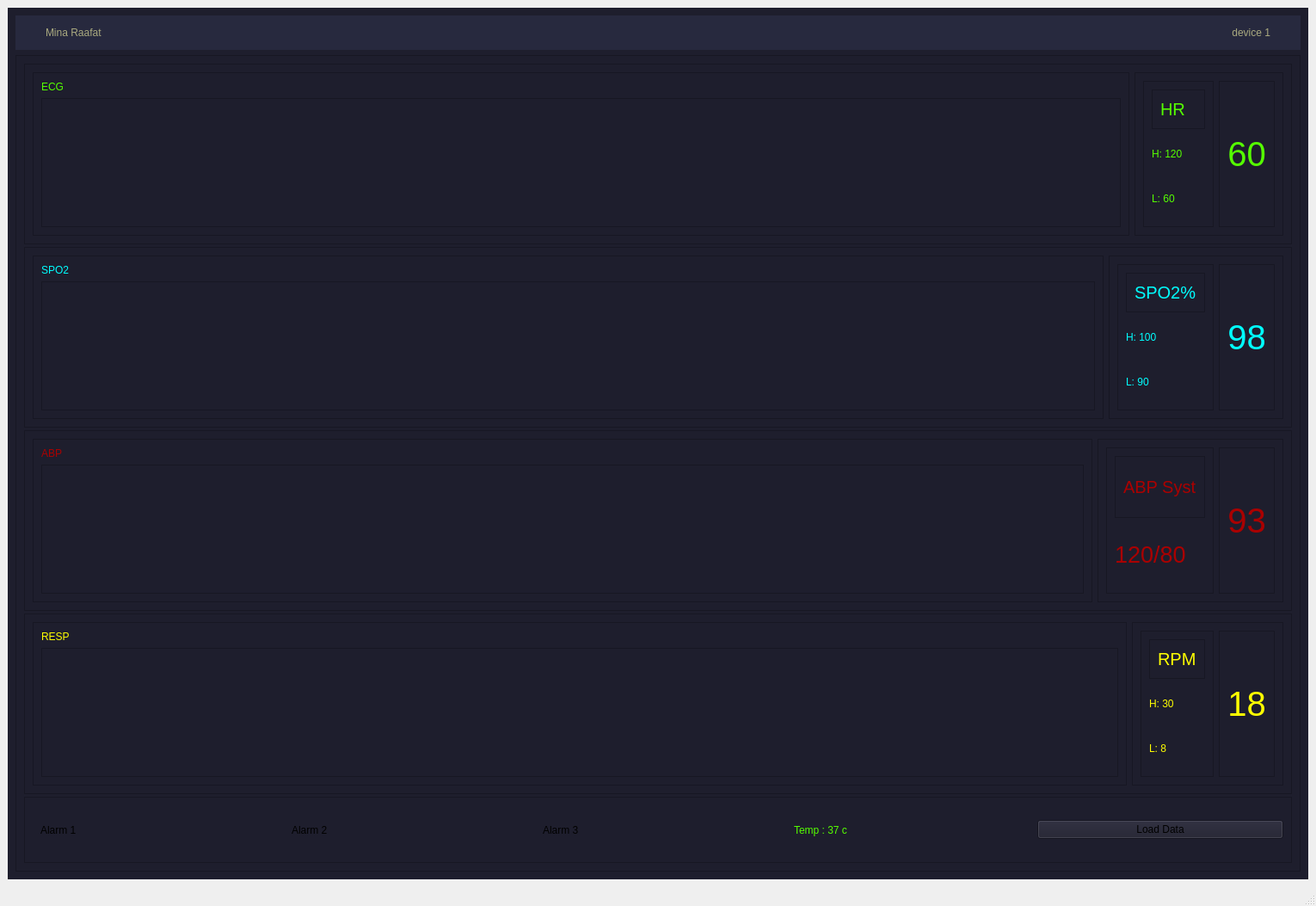
<?xml version="1.0" encoding="UTF-8"?>
<ui version="4.0">
 <class>MainWindow</class>
 <widget class="QMainWindow" name="MainWindow">
  <property name="geometry">
   <rect>
    <x>0</x>
    <y>0</y>
    <width>1530</width>
    <height>1053</height>
   </rect>
  </property>
  <property name="windowTitle">
   <string>MainWindow</string>
  </property>
  <widget class="QWidget" name="centralwidget">
   <layout class="QVBoxLayout" name="verticalLayout_14">
    <item>
     <widget class="QWidget" name="widget_2" native="true">
      <property name="styleSheet">
       <string notr="true">background-color: rgb(30, 30, 45);</string>
      </property>
      <layout class="QVBoxLayout" name="verticalLayout">
       <item>
        <widget class="QWidget" name="widget" native="true">
         <property name="maximumSize">
          <size>
           <width>16777215</width>
           <height>40</height>
          </size>
         </property>
         <property name="styleSheet">
          <string notr="true">background-color: rgb(39, 41, 62);</string>
         </property>
         <layout class="QHBoxLayout" name="horizontalLayout_6">
          <item>
           <widget class="QLabel" name="label_6">
            <property name="minimumSize">
             <size>
              <width>20</width>
              <height>20</height>
             </size>
            </property>
            <property name="maximumSize">
             <size>
              <width>20</width>
              <height>20</height>
             </size>
            </property>
            <property name="text">
             <string/>
            </property>
            <property name="pixmap">
             <pixmap>icons8-user-48.png</pixmap>
            </property>
            <property name="scaledContents">
             <bool>true</bool>
            </property>
           </widget>
          </item>
          <item>
           <widget class="QLabel" name="label_5">
            <property name="styleSheet">
             <string notr="true">color: rgb(170, 170, 127);</string>
            </property>
            <property name="text">
             <string>Mina Raafat</string>
            </property>
           </widget>
          </item>
          <item>
           <widget class="QLabel" name="label_7">
            <property name="sizePolicy">
             <sizepolicy hsizetype="Minimum" vsizetype="Minimum">
              <horstretch>0</horstretch>
              <verstretch>0</verstretch>
             </sizepolicy>
            </property>
            <property name="styleSheet">
             <string notr="true">color: rgb(170, 170, 127);</string>
            </property>
            <property name="text">
             <string>device 1</string>
            </property>
            <property name="scaledContents">
             <bool>false</bool>
            </property>
            <property name="alignment">
             <set>Qt::AlignRight|Qt::AlignTrailing|Qt::AlignVCenter</set>
            </property>
           </widget>
          </item>
          <item>
           <widget class="QLabel" name="label_3">
            <property name="maximumSize">
             <size>
              <width>20</width>
              <height>20</height>
             </size>
            </property>
            <property name="text">
             <string/>
            </property>
            <property name="pixmap">
             <pixmap>icons8-user-48.png</pixmap>
            </property>
            <property name="scaledContents">
             <bool>true</bool>
            </property>
           </widget>
          </item>
         </layout>
        </widget>
       </item>
       <item>
        <widget class="QFrame" name="frame">
         <property name="frameShape">
          <enum>QFrame::StyledPanel</enum>
         </property>
         <property name="frameShadow">
          <enum>QFrame::Raised</enum>
         </property>
         <layout class="QVBoxLayout" name="verticalLayout_3">
          <property name="spacing">
           <number>3</number>
          </property>
          <item>
           <layout class="QVBoxLayout" name="verticalLayout_2">
            <property name="spacing">
             <number>3</number>
            </property>
            <item>
             <widget class="QFrame" name="frame_2">
              <property name="frameShape">
               <enum>QFrame::StyledPanel</enum>
              </property>
              <property name="frameShadow">
               <enum>QFrame::Raised</enum>
              </property>
              <layout class="QHBoxLayout" name="horizontalLayout">
               <item>
                <widget class="QFrame" name="frame_9">
                 <property name="sizePolicy">
                  <sizepolicy hsizetype="Expanding" vsizetype="Preferred">
                   <horstretch>0</horstretch>
                   <verstretch>0</verstretch>
                  </sizepolicy>
                 </property>
                 <property name="frameShape">
                  <enum>QFrame::StyledPanel</enum>
                 </property>
                 <property name="frameShadow">
                  <enum>QFrame::Raised</enum>
                 </property>
                 <layout class="QVBoxLayout" name="verticalLayout_4">
                  <item>
                   <widget class="QLabel" name="label_10">
                    <property name="styleSheet">
                     <string notr="true">color: rgb(85, 255, 0);</string>
                    </property>
                    <property name="text">
                     <string>ECG</string>
                    </property>
                   </widget>
                  </item>
                  <item>
                   <widget class="QGraphicsView" name="ECG_graphicsView">
                    <property name="sizePolicy">
                     <sizepolicy hsizetype="Preferred" vsizetype="Preferred">
                      <horstretch>0</horstretch>
                      <verstretch>0</verstretch>
                     </sizepolicy>
                    </property>
                    <property name="minimumSize">
                     <size>
                      <width>0</width>
                      <height>150</height>
                     </size>
                    </property>
                    <property name="horizontalScrollBarPolicy">
                     <enum>Qt::ScrollBarAlwaysOff</enum>
                    </property>
                    <property name="sizeAdjustPolicy">
                     <enum>QAbstractScrollArea::AdjustToContents</enum>
                    </property>
                   </widget>
                  </item>
                 </layout>
                </widget>
               </item>
               <item>
                <widget class="QFrame" name="frame_6">
                 <property name="sizePolicy">
                  <sizepolicy hsizetype="Minimum" vsizetype="Minimum">
                   <horstretch>0</horstretch>
                   <verstretch>0</verstretch>
                  </sizepolicy>
                 </property>
                 <property name="frameShape">
                  <enum>QFrame::StyledPanel</enum>
                 </property>
                 <property name="frameShadow">
                  <enum>QFrame::Raised</enum>
                 </property>
                 <layout class="QHBoxLayout" name="horizontalLayout_7">
                  <item>
                   <widget class="QFrame" name="frame_7">
                    <property name="frameShape">
                     <enum>QFrame::StyledPanel</enum>
                    </property>
                    <property name="frameShadow">
                     <enum>QFrame::Raised</enum>
                    </property>
                    <layout class="QVBoxLayout" name="verticalLayout_5">
                     <item>
                      <widget class="QFrame" name="frame_10">
                       <property name="frameShape">
                        <enum>QFrame::StyledPanel</enum>
                       </property>
                       <property name="frameShadow">
                        <enum>QFrame::Raised</enum>
                       </property>
                       <layout class="QHBoxLayout" name="horizontalLayout_3">
                        <item>
                         <widget class="QLabel" name="label_11">
                          <property name="font">
                           <font>
                            <pointsize>15</pointsize>
                           </font>
                          </property>
                          <property name="styleSheet">
                           <string notr="true">color: rgb(85, 255, 0);</string>
                          </property>
                          <property name="text">
                           <string>HR</string>
                          </property>
                         </widget>
                        </item>
                        <item>
                         <widget class="QLabel" name="label_12">
                          <property name="sizePolicy">
                           <sizepolicy hsizetype="Fixed" vsizetype="Fixed">
                            <horstretch>0</horstretch>
                            <verstretch>0</verstretch>
                           </sizepolicy>
                          </property>
                          <property name="text">
                           <string/>
                          </property>
                          <property name="pixmap">
                           <pixmap>icons8-heart-30.png</pixmap>
                          </property>
                          <property name="scaledContents">
                           <bool>true</bool>
                          </property>
                          <property name="alignment">
                           <set>Qt::AlignCenter</set>
                          </property>
                         </widget>
                        </item>
                       </layout>
                      </widget>
                     </item>
                     <item>
                      <widget class="QLabel" name="label_8">
                       <property name="styleSheet">
                        <string notr="true">color: rgb(85, 255, 0);</string>
                       </property>
                       <property name="text">
                        <string>H: 120</string>
                       </property>
                      </widget>
                     </item>
                     <item>
                      <widget class="QLabel" name="label_9">
                       <property name="styleSheet">
                        <string notr="true">color: rgb(85, 255, 0);</string>
                       </property>
                       <property name="text">
                        <string>L: 60</string>
                       </property>
                      </widget>
                     </item>
                    </layout>
                   </widget>
                  </item>
                  <item>
                   <widget class="QFrame" name="frame_8">
                    <property name="frameShape">
                     <enum>QFrame::StyledPanel</enum>
                    </property>
                    <property name="frameShadow">
                     <enum>QFrame::Raised</enum>
                    </property>
                    <layout class="QHBoxLayout" name="horizontalLayout_8">
                     <item>
                      <widget class="QLabel" name="HR_label">
                       <property name="font">
                        <font>
                         <pointsize>30</pointsize>
                        </font>
                       </property>
                       <property name="styleSheet">
                        <string notr="true">color: rgb(85, 255, 0);</string>
                       </property>
                       <property name="text">
                        <string>60</string>
                       </property>
                       <property name="textFormat">
                        <enum>Qt::PlainText</enum>
                       </property>
                       <property name="alignment">
                        <set>Qt::AlignCenter</set>
                       </property>
                      </widget>
                     </item>
                    </layout>
                   </widget>
                  </item>
                 </layout>
                </widget>
               </item>
              </layout>
             </widget>
            </item>
            <item>
             <widget class="QFrame" name="frame_4">
              <property name="frameShape">
               <enum>QFrame::StyledPanel</enum>
              </property>
              <property name="frameShadow">
               <enum>QFrame::Raised</enum>
              </property>
              <layout class="QHBoxLayout" name="horizontalLayout_16">
               <item>
                <widget class="QFrame" name="frame_11">
                 <property name="sizePolicy">
                  <sizepolicy hsizetype="Expanding" vsizetype="Preferred">
                   <horstretch>0</horstretch>
                   <verstretch>0</verstretch>
                  </sizepolicy>
                 </property>
                 <property name="frameShape">
                  <enum>QFrame::StyledPanel</enum>
                 </property>
                 <property name="frameShadow">
                  <enum>QFrame::Raised</enum>
                 </property>
                 <layout class="QVBoxLayout" name="verticalLayout_8">
                  <item>
                   <widget class="QLabel" name="label_18">
                    <property name="styleSheet">
                     <string notr="true">
color: rgb(0, 255, 255);</string>
                    </property>
                    <property name="text">
                     <string>SPO2</string>
                    </property>
                   </widget>
                  </item>
                  <item>
                   <widget class="QGraphicsView" name="SPO2_graficsView">
                    <property name="sizePolicy">
                     <sizepolicy hsizetype="Preferred" vsizetype="Preferred">
                      <horstretch>0</horstretch>
                      <verstretch>0</verstretch>
                     </sizepolicy>
                    </property>
                    <property name="minimumSize">
                     <size>
                      <width>0</width>
                      <height>150</height>
                     </size>
                    </property>
                    <property name="verticalScrollBarPolicy">
                     <enum>Qt::ScrollBarAlwaysOff</enum>
                    </property>
                    <property name="horizontalScrollBarPolicy">
                     <enum>Qt::ScrollBarAlwaysOff</enum>
                    </property>
                    <property name="sizeAdjustPolicy">
                     <enum>QAbstractScrollArea::AdjustToContents</enum>
                    </property>
                   </widget>
                  </item>
                 </layout>
                </widget>
               </item>
               <item>
                <widget class="QFrame" name="frame_17">
                 <property name="sizePolicy">
                  <sizepolicy hsizetype="Minimum" vsizetype="Minimum">
                   <horstretch>0</horstretch>
                   <verstretch>0</verstretch>
                  </sizepolicy>
                 </property>
                 <property name="frameShape">
                  <enum>QFrame::StyledPanel</enum>
                 </property>
                 <property name="frameShadow">
                  <enum>QFrame::Raised</enum>
                 </property>
                 <layout class="QHBoxLayout" name="horizontalLayout_13">
                  <item>
                   <widget class="QFrame" name="frame_18">
                    <property name="frameShape">
                     <enum>QFrame::StyledPanel</enum>
                    </property>
                    <property name="frameShadow">
                     <enum>QFrame::Raised</enum>
                    </property>
                    <layout class="QVBoxLayout" name="verticalLayout_9">
                     <item>
                      <widget class="QFrame" name="frame_19">
                       <property name="frameShape">
                        <enum>QFrame::StyledPanel</enum>
                       </property>
                       <property name="frameShadow">
                        <enum>QFrame::Raised</enum>
                       </property>
                       <layout class="QHBoxLayout" name="horizontalLayout_14">
                        <item>
                         <widget class="QLabel" name="label_19">
                          <property name="font">
                           <font>
                            <pointsize>15</pointsize>
                           </font>
                          </property>
                          <property name="styleSheet">
                           <string notr="true">color: rgb(0, 255, 255);</string>
                          </property>
                          <property name="text">
                           <string>SPO2%</string>
                          </property>
                          <property name="scaledContents">
                           <bool>true</bool>
                          </property>
                         </widget>
                        </item>
                       </layout>
                      </widget>
                     </item>
                     <item>
                      <widget class="QLabel" name="label_21">
                       <property name="styleSheet">
                        <string notr="true">color: rgb(0, 255, 255);</string>
                       </property>
                       <property name="text">
                        <string>H: 100</string>
                       </property>
                      </widget>
                     </item>
                     <item>
                      <widget class="QLabel" name="label_22">
                       <property name="styleSheet">
                        <string notr="true">color: rgb(0, 255, 255);</string>
                       </property>
                       <property name="text">
                        <string>L: 90</string>
                       </property>
                      </widget>
                     </item>
                    </layout>
                   </widget>
                  </item>
                  <item>
                   <widget class="QFrame" name="frame_20">
                    <property name="frameShape">
                     <enum>QFrame::StyledPanel</enum>
                    </property>
                    <property name="frameShadow">
                     <enum>QFrame::Raised</enum>
                    </property>
                    <layout class="QHBoxLayout" name="horizontalLayout_15">
                     <item>
                      <widget class="QLabel" name="SPO2_label">
                       <property name="font">
                        <font>
                         <pointsize>30</pointsize>
                        </font>
                       </property>
                       <property name="styleSheet">
                        <string notr="true">color: rgb(0, 255, 255);</string>
                       </property>
                       <property name="text">
                        <string>98</string>
                       </property>
                       <property name="textFormat">
                        <enum>Qt::PlainText</enum>
                       </property>
                       <property name="alignment">
                        <set>Qt::AlignCenter</set>
                       </property>
                      </widget>
                     </item>
                    </layout>
                   </widget>
                  </item>
                 </layout>
                </widget>
               </item>
              </layout>
             </widget>
            </item>
            <item>
             <widget class="QFrame" name="frame_5">
              <property name="frameShape">
               <enum>QFrame::StyledPanel</enum>
              </property>
              <property name="frameShadow">
               <enum>QFrame::Raised</enum>
              </property>
              <layout class="QHBoxLayout" name="horizontalLayout_4">
               <item>
                <widget class="QFrame" name="frame_21">
                 <property name="sizePolicy">
                  <sizepolicy hsizetype="Expanding" vsizetype="Preferred">
                   <horstretch>0</horstretch>
                   <verstretch>0</verstretch>
                  </sizepolicy>
                 </property>
                 <property name="frameShape">
                  <enum>QFrame::StyledPanel</enum>
                 </property>
                 <property name="frameShadow">
                  <enum>QFrame::Raised</enum>
                 </property>
                 <layout class="QVBoxLayout" name="verticalLayout_10">
                  <item>
                   <widget class="QLabel" name="label_20">
                    <property name="styleSheet">
                     <string notr="true">color: rgb(170, 0, 0);</string>
                    </property>
                    <property name="text">
                     <string>ABP</string>
                    </property>
                   </widget>
                  </item>
                  <item>
                   <widget class="QGraphicsView" name="ABP_graphicsView">
                    <property name="sizePolicy">
                     <sizepolicy hsizetype="Preferred" vsizetype="Preferred">
                      <horstretch>0</horstretch>
                      <verstretch>0</verstretch>
                     </sizepolicy>
                    </property>
                    <property name="minimumSize">
                     <size>
                      <width>0</width>
                      <height>150</height>
                     </size>
                    </property>
                    <property name="verticalScrollBarPolicy">
                     <enum>Qt::ScrollBarAlwaysOff</enum>
                    </property>
                    <property name="horizontalScrollBarPolicy">
                     <enum>Qt::ScrollBarAlwaysOff</enum>
                    </property>
                    <property name="sizeAdjustPolicy">
                     <enum>QAbstractScrollArea::AdjustToContents</enum>
                    </property>
                   </widget>
                  </item>
                 </layout>
                </widget>
               </item>
               <item>
                <widget class="QFrame" name="frame_22">
                 <property name="sizePolicy">
                  <sizepolicy hsizetype="Minimum" vsizetype="Minimum">
                   <horstretch>0</horstretch>
                   <verstretch>0</verstretch>
                  </sizepolicy>
                 </property>
                 <property name="frameShape">
                  <enum>QFrame::StyledPanel</enum>
                 </property>
                 <property name="frameShadow">
                  <enum>QFrame::Raised</enum>
                 </property>
                 <layout class="QHBoxLayout" name="horizontalLayout_17">
                  <item>
                   <widget class="QFrame" name="frame_23">
                    <property name="frameShape">
                     <enum>QFrame::StyledPanel</enum>
                    </property>
                    <property name="frameShadow">
                     <enum>QFrame::Raised</enum>
                    </property>
                    <layout class="QVBoxLayout" name="verticalLayout_11">
                     <item>
                      <widget class="QFrame" name="frame_24">
                       <property name="frameShape">
                        <enum>QFrame::StyledPanel</enum>
                       </property>
                       <property name="frameShadow">
                        <enum>QFrame::Raised</enum>
                       </property>
                       <layout class="QHBoxLayout" name="horizontalLayout_18">
                        <item>
                         <widget class="QLabel" name="label_24">
                          <property name="font">
                           <font>
                            <pointsize>15</pointsize>
                           </font>
                          </property>
                          <property name="styleSheet">
                           <string notr="true">color: rgb(170, 0, 0);</string>
                          </property>
                          <property name="text">
                           <string>ABP Syst</string>
                          </property>
                          <property name="scaledContents">
                           <bool>true</bool>
                          </property>
                         </widget>
                        </item>
                       </layout>
                      </widget>
                     </item>
                     <item>
                      <widget class="QLabel" name="label_25">
                       <property name="font">
                        <font>
                         <pointsize>20</pointsize>
                        </font>
                       </property>
                       <property name="styleSheet">
                        <string notr="true">color: rgb(170, 0, 0);</string>
                       </property>
                       <property name="text">
                        <string>120/80</string>
                       </property>
                       <property name="textFormat">
                        <enum>Qt::PlainText</enum>
                       </property>
                      </widget>
                     </item>
                    </layout>
                   </widget>
                  </item>
                  <item>
                   <widget class="QFrame" name="frame_25">
                    <property name="frameShape">
                     <enum>QFrame::StyledPanel</enum>
                    </property>
                    <property name="frameShadow">
                     <enum>QFrame::Raised</enum>
                    </property>
                    <layout class="QHBoxLayout" name="horizontalLayout_19">
                     <item>
                      <widget class="QLabel" name="ABP_label">
                       <property name="font">
                        <font>
                         <pointsize>30</pointsize>
                        </font>
                       </property>
                       <property name="styleSheet">
                        <string notr="true">color: rgb(170, 0, 0);</string>
                       </property>
                       <property name="text">
                        <string>93</string>
                       </property>
                       <property name="textFormat">
                        <enum>Qt::PlainText</enum>
                       </property>
                       <property name="alignment">
                        <set>Qt::AlignCenter</set>
                       </property>
                      </widget>
                     </item>
                    </layout>
                   </widget>
                  </item>
                 </layout>
                </widget>
               </item>
              </layout>
             </widget>
            </item>
            <item>
             <widget class="QFrame" name="frame_3">
              <property name="frameShape">
               <enum>QFrame::StyledPanel</enum>
              </property>
              <property name="frameShadow">
               <enum>QFrame::Raised</enum>
              </property>
              <layout class="QHBoxLayout" name="horizontalLayout_5">
               <item>
                <widget class="QFrame" name="frame_26">
                 <property name="sizePolicy">
                  <sizepolicy hsizetype="Expanding" vsizetype="Preferred">
                   <horstretch>0</horstretch>
                   <verstretch>0</verstretch>
                  </sizepolicy>
                 </property>
                 <property name="frameShape">
                  <enum>QFrame::StyledPanel</enum>
                 </property>
                 <property name="frameShadow">
                  <enum>QFrame::Raised</enum>
                 </property>
                 <layout class="QVBoxLayout" name="verticalLayout_12">
                  <item>
                   <widget class="QLabel" name="label_26">
                    <property name="styleSheet">
                     <string notr="true">
color: rgb(255, 255, 0);</string>
                    </property>
                    <property name="text">
                     <string>RESP</string>
                    </property>
                   </widget>
                  </item>
                  <item>
                   <widget class="QGraphicsView" name="RESP_graphiicsView">
                    <property name="sizePolicy">
                     <sizepolicy hsizetype="Preferred" vsizetype="Preferred">
                      <horstretch>0</horstretch>
                      <verstretch>0</verstretch>
                     </sizepolicy>
                    </property>
                    <property name="minimumSize">
                     <size>
                      <width>0</width>
                      <height>150</height>
                     </size>
                    </property>
                    <property name="verticalScrollBarPolicy">
                     <enum>Qt::ScrollBarAlwaysOff</enum>
                    </property>
                    <property name="horizontalScrollBarPolicy">
                     <enum>Qt::ScrollBarAlwaysOff</enum>
                    </property>
                    <property name="sizeAdjustPolicy">
                     <enum>QAbstractScrollArea::AdjustToContents</enum>
                    </property>
                   </widget>
                  </item>
                 </layout>
                </widget>
               </item>
               <item>
                <widget class="QFrame" name="frame_27">
                 <property name="sizePolicy">
                  <sizepolicy hsizetype="Minimum" vsizetype="Minimum">
                   <horstretch>0</horstretch>
                   <verstretch>0</verstretch>
                  </sizepolicy>
                 </property>
                 <property name="frameShape">
                  <enum>QFrame::StyledPanel</enum>
                 </property>
                 <property name="frameShadow">
                  <enum>QFrame::Raised</enum>
                 </property>
                 <layout class="QHBoxLayout" name="horizontalLayout_20">
                  <item>
                   <widget class="QFrame" name="frame_28">
                    <property name="frameShape">
                     <enum>QFrame::StyledPanel</enum>
                    </property>
                    <property name="frameShadow">
                     <enum>QFrame::Raised</enum>
                    </property>
                    <layout class="QVBoxLayout" name="verticalLayout_13">
                     <item>
                      <widget class="QFrame" name="frame_29">
                       <property name="styleSheet">
                        <string notr="true">
color: rgb(255, 255, 0);</string>
                       </property>
                       <property name="frameShape">
                        <enum>QFrame::StyledPanel</enum>
                       </property>
                       <property name="frameShadow">
                        <enum>QFrame::Raised</enum>
                       </property>
                       <layout class="QHBoxLayout" name="horizontalLayout_21">
                        <item>
                         <widget class="QLabel" name="label_28">
                          <property name="font">
                           <font>
                            <pointsize>15</pointsize>
                           </font>
                          </property>
                          <property name="styleSheet">
                           <string notr="true">
color: rgb(255, 255, 0);</string>
                          </property>
                          <property name="text">
                           <string>RPM</string>
                          </property>
                          <property name="scaledContents">
                           <bool>true</bool>
                          </property>
                         </widget>
                        </item>
                       </layout>
                      </widget>
                     </item>
                     <item>
                      <widget class="QLabel" name="label_29">
                       <property name="styleSheet">
                        <string notr="true">
color: rgb(255, 255, 0);</string>
                       </property>
                       <property name="text">
                        <string>H: 30</string>
                       </property>
                      </widget>
                     </item>
                     <item>
                      <widget class="QLabel" name="label_30">
                       <property name="styleSheet">
                        <string notr="true">
color: rgb(255, 255, 0);</string>
                       </property>
                       <property name="text">
                        <string>L: 8</string>
                       </property>
                      </widget>
                     </item>
                    </layout>
                   </widget>
                  </item>
                  <item>
                   <widget class="QFrame" name="frame_30">
                    <property name="frameShape">
                     <enum>QFrame::StyledPanel</enum>
                    </property>
                    <property name="frameShadow">
                     <enum>QFrame::Raised</enum>
                    </property>
                    <layout class="QHBoxLayout" name="horizontalLayout_22">
                     <item>
                      <widget class="QLabel" name="RPM_label">
                       <property name="font">
                        <font>
                         <pointsize>30</pointsize>
                        </font>
                       </property>
                       <property name="styleSheet">
                        <string notr="true">
color: rgb(255, 255, 0);</string>
                       </property>
                       <property name="text">
                        <string>18</string>
                       </property>
                       <property name="textFormat">
                        <enum>Qt::PlainText</enum>
                       </property>
                       <property name="alignment">
                        <set>Qt::AlignCenter</set>
                       </property>
                      </widget>
                     </item>
                    </layout>
                   </widget>
                  </item>
                 </layout>
                </widget>
               </item>
              </layout>
             </widget>
            </item>
            <item>
             <widget class="QFrame" name="frame_31">
              <property name="frameShape">
               <enum>QFrame::StyledPanel</enum>
              </property>
              <property name="frameShadow">
               <enum>QFrame::Raised</enum>
              </property>
              <layout class="QHBoxLayout" name="horizontalLayout_2">
               <item>
                <widget class="QWidget" name="widget_3" native="true">
                 <property name="sizePolicy">
                  <sizepolicy hsizetype="Preferred" vsizetype="Preferred">
                   <horstretch>0</horstretch>
                   <verstretch>0</verstretch>
                  </sizepolicy>
                 </property>
                 <layout class="QHBoxLayout" name="horizontalLayout_9">
                  <item>
                   <widget class="QLabel" name="label_4">
                    <property name="text">
                     <string>Alarm 1</string>
                    </property>
                   </widget>
                  </item>
                 </layout>
                </widget>
               </item>
               <item>
                <widget class="QWidget" name="widget_5" native="true">
                 <property name="sizePolicy">
                  <sizepolicy hsizetype="Preferred" vsizetype="Preferred">
                   <horstretch>0</horstretch>
                   <verstretch>0</verstretch>
                  </sizepolicy>
                 </property>
                 <layout class="QHBoxLayout" name="horizontalLayout_27">
                  <item>
                   <widget class="QLabel" name="label_36">
                    <property name="text">
                     <string>Alarm 2</string>
                    </property>
                   </widget>
                  </item>
                 </layout>
                </widget>
               </item>
               <item>
                <widget class="QWidget" name="widget_4" native="true">
                 <property name="sizePolicy">
                  <sizepolicy hsizetype="Preferred" vsizetype="Preferred">
                   <horstretch>0</horstretch>
                   <verstretch>0</verstretch>
                  </sizepolicy>
                 </property>
                 <layout class="QHBoxLayout" name="horizontalLayout_23">
                  <item>
                   <widget class="QLabel" name="label_32">
                    <property name="text">
                     <string>Alarm 3</string>
                    </property>
                   </widget>
                  </item>
                 </layout>
                </widget>
               </item>
               <item>
                <widget class="QWidget" name="widget_6" native="true">
                 <property name="sizePolicy">
                  <sizepolicy hsizetype="Preferred" vsizetype="Preferred">
                   <horstretch>0</horstretch>
                   <verstretch>0</verstretch>
                  </sizepolicy>
                 </property>
                 <layout class="QHBoxLayout" name="horizontalLayout_28">
                  <item>
                   <widget class="QLabel" name="label_37">
                    <property name="styleSheet">
                     <string notr="true">color: rgb(85, 255, 0);</string>
                    </property>
                    <property name="text">
                     <string>Temp : 37 c</string>
                    </property>
                   </widget>
                  </item>
                 </layout>
                </widget>
               </item>
               <item>
                <widget class="QPushButton" name="load_btn">
                 <property name="text">
                  <string>Load Data</string>
                 </property>
                </widget>
               </item>
              </layout>
             </widget>
            </item>
           </layout>
          </item>
         </layout>
        </widget>
       </item>
      </layout>
     </widget>
    </item>
   </layout>
  </widget>
  <widget class="QMenuBar" name="menubar">
   <property name="geometry">
    <rect>
     <x>0</x>
     <y>0</y>
     <width>1530</width>
     <height>20</height>
    </rect>
   </property>
  </widget>
  <widget class="QStatusBar" name="statusbar"/>
 </widget>
 <resources/>
 <connections/>
</ui>
